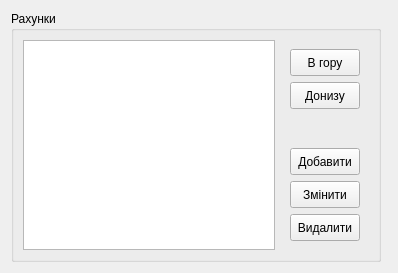
       <widget class="QWidget" name="settingsTab">
        <attribute name="title">
         <string>Налаштування</string>
        </attribute>
        <layout class="QHBoxLayout" name="horizontalLayout_10">
         <item>
          <widget class="QGroupBox" name="groupBox">
           <property name="maximumSize">
            <size>
             <width>370</width>
             <height>16777215</height>
            </size>
           </property>
           <property name="title">
            <string>Рахунки</string>
           </property>
           <property name="flat">
            <bool>false</bool>
           </property>
           <layout class="QHBoxLayout" name="horizontalLayout_11">
            <item>
             <widget class="QListView" name="settingsAccountsView"/>
            </item>
            <item alignment="Qt::AlignHCenter|Qt::AlignTop">
             <widget class="QWidget" name="widget_25" native="true">
              <property name="sizePolicy">
               <sizepolicy hsizetype="Fixed" vsizetype="Preferred">
                <horstretch>0</horstretch>
                <verstretch>0</verstretch>
               </sizepolicy>
              </property>
              <layout class="QVBoxLayout" name="verticalLayout_15">
               <item>
                <widget class="QToolButton" name="btnAccountUp">
                 <property name="minimumSize">
                  <size>
                   <width>70</width>
                   <height>27</height>
                  </size>
                 </property>
                 <property name="text">
                  <string>В гору</string>
                 </property>
                </widget>
               </item>
               <item>
                <widget class="QToolButton" name="btnAccountDown">
                 <property name="minimumSize">
                  <size>
                   <width>70</width>
                   <height>27</height>
                  </size>
                 </property>
                 <property name="text">
                  <string>Донизу</string>
                 </property>
                </widget>
               </item>
               <item>
                <widget class="QWidget" name="widget_26" native="true">
                 <property name="minimumSize">
                  <size>
                   <width>0</width>
                   <height>27</height>
                  </size>
                 </property>
                </widget>
               </item>
               <item>
                <widget class="QToolButton" name="btnAccountAdd">
                 <property name="minimumSize">
                  <size>
                   <width>70</width>
                   <height>27</height>
                  </size>
                 </property>
                 <property name="text">
                  <string>Добавити</string>
                 </property>
                </widget>
               </item>
               <item>
                <widget class="QToolButton" name="btnAccountEdit">
                 <property name="minimumSize">
                  <size>
                   <width>70</width>
                   <height>27</height>
                  </size>
                 </property>
                 <property name="text">
                  <string>Змінити</string>
                 </property>
                </widget>
               </item>
               <item>
                <widget class="QToolButton" name="btnAccountRemove">
                 <property name="minimumSize">
                  <size>
                   <width>70</width>
                   <height>27</height>
                  </size>
                 </property>
                 <property name="text">
                  <string>Видалити</string>
                 </property>
                </widget>
               </item>
              </layout>
             </widget>
            </item>
           </layout>
          </widget>
         </item>
         <item>
          <widget class="QWidget" name="widget_24" native="true"/>
         </item>
        </layout>
       </widget>
